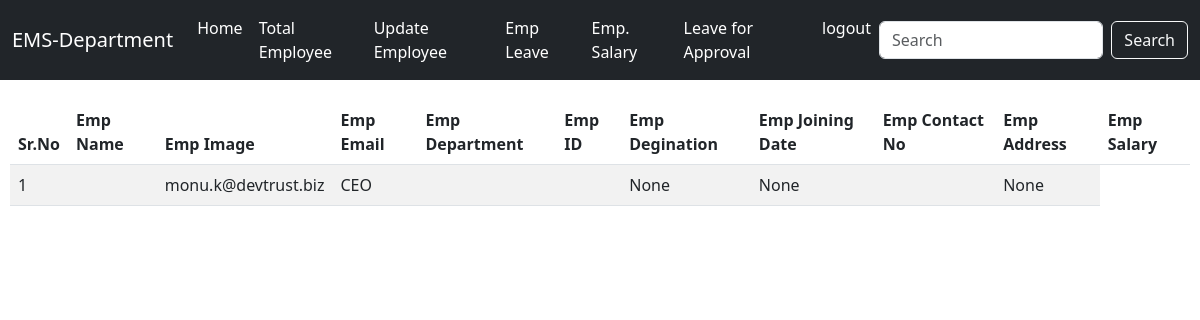
/empsalary/ (signed in), run on the app's committed database.
### emp_app/models.py (models this page shows, shortened)
class Userdetail(AbstractBaseUser,PermissionsMixin):
        email=models.EmailField(unique=True)
        username=models.CharField(max_length=100)
        department=models.CharField(max_length=100)
        employeename=models.CharField(max_length=100)
        employeepic=models.ImageField(upload_to='images/')
        fathername=models.CharField(max_length=100)
        mothername=models.CharField(max_length=100)
        employeeid=models.CharField(max_length=100)
        employeedegination=models.CharField(max_length=200)
        joiningdate=models.DateField(null=True)
        employeeleave=models.IntegerField(null=True)
        employeesalary=models.IntegerField(null=True)
        employeecontect=models.IntegerField(null=True)
        employeeaddress=models.CharField(max_length=200)
        Key=models.CharField(max_length=200,null=True)
        is_active = models.BooleanField(default=True)
        is_staff = models.BooleanField(default=False)
        objects=CustomuserdetailManager()
        USERNAME_FIELD='email'
        REQUIRED_FIELDS=['username','department']

### emp_app/views.py (the view)
# urls.py: path('empsalary/',views.empsalary,name='empsalary'),
@login_required
def empsalary(request):
    currentuser=request.user.department
    salarydetail=Userdetail.objects.filter(department=currentuser)
    return render(request,'department/employeesalary.html',{'salarydetail':salarydetail})

### emp_app/templates/department/employeesalary.html (shortened to what this page needs)
{% extends 'department/dep_deshboard.html' %}
{% load static %}
{% block content %}
       <div style='margin:20px 10px'>
        <table class='table table-striped table-hover' >
            <thead>
            <tr>
                <th> Sr.No</th>
                <th> Emp Name</th>
                <th> Emp Image </th>
                <th> Emp Email</th>
                <th> Emp Department</th>
                <th> Emp ID </th>
                <th> Emp Degination </th>
                <th> Emp Joining Date</th>
                <th> Emp Contact No </th>
                <th> Emp Address </th>
                <th> Emp Salary</th>
            </tr>
            <thead>
            {% for i in salarydetail %}
            <tbody>
            <tr>
                <td>{{forloop.counter}}</td>
                <td>{{i.employeename}}</td>
                <td>{{i.email}}</td>
                <td>{{i.department}}</td>
                <td>{{i.employeeid}}</td>
                <td>{{i.employeedegination}}</td>
                <td>{{i.joiningdate}}</td>
                <td>{{i.employeecontect}}</td>
                <td>{{i.employeeaddress}}</td>
                <td>{{i.employeesalary}}</td>
            </tr>
            {% endfor %}
        </table>
       </div>
{% endblock %}

### data on the page
Userdetail: email "monu.k@devtrust.biz", department "CEO", joiningdate "None", employeecontect "None", employeesalary "None"
